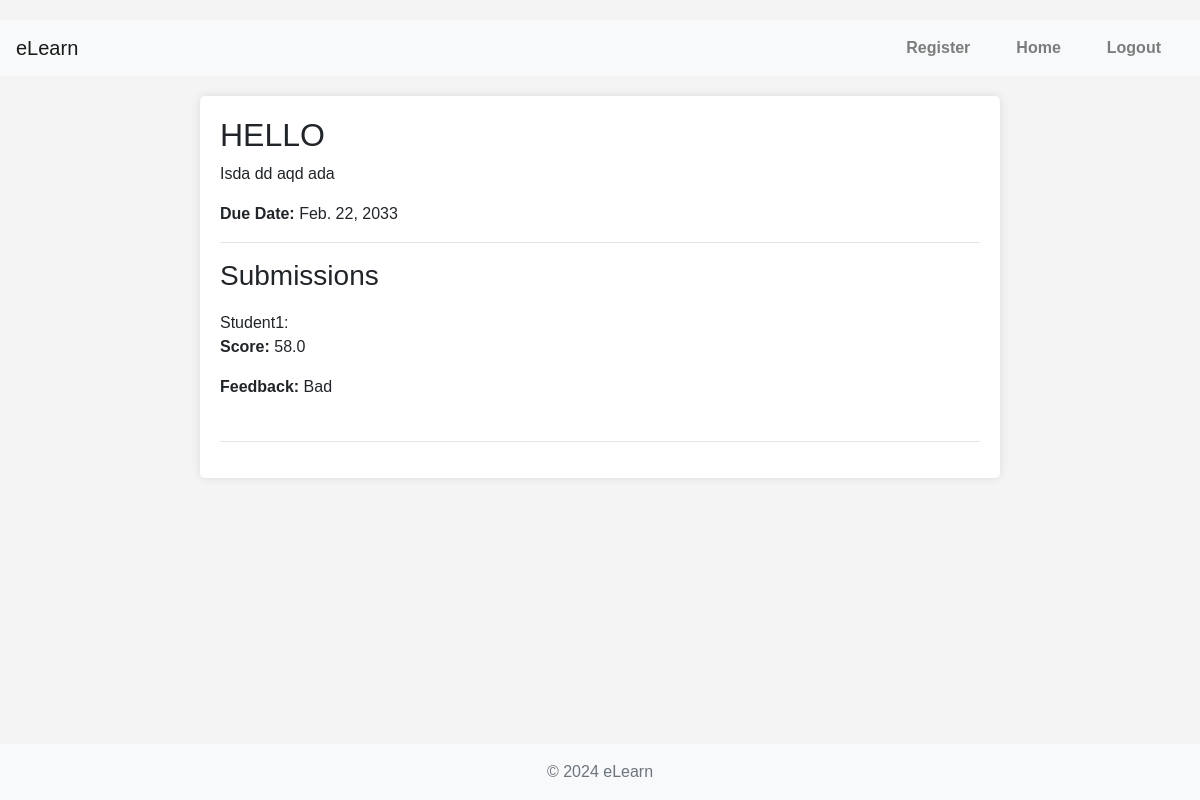
Screenshot of /assignments/13/ (signed in) with the database file from the repository.
### assignments/models.py (models this page shows, shortened)
class Assignment(models.Model):
    title = models.CharField(max_length=100)
    description = models.TextField()
    due_date = models.DateField()
    course = models.ForeignKey(Course, on_delete=models.CASCADE, related_name='assignments')
    total_marks = models.FloatField(default=100)

class Submission(models.Model):
    assignment = models.ForeignKey(Assignment, on_delete=models.CASCADE, related_name='submissions')
    student = models.ForeignKey(User, on_delete=models.CASCADE, related_name='submissions')
    content = models.TextField()
    submitted_at = models.DateTimeField(auto_now_add=True)

class Grade(models.Model):
    submission = models.OneToOneField(Submission, on_delete=models.CASCADE, related_name='grade')
    score = models.FloatField()
    feedback = models.TextField(null=True, blank=True)

### core/models.py (models this page shows, shortened)
class User(AbstractUser):
    USER_TYPE_CHOICES = (
        ('student', 'Student'),
        ('teacher', 'Teacher'),
    )
    is_student = models.BooleanField(default=False)
    is_teacher = models.BooleanField(default=False)
    profile_picture = models.ImageField(upload_to='profile_pictures/', null=True, blank=True)
    bio = models.TextField(null=True, blank=True)
    phone_number = models.CharField(max_length=15, null=True, blank=True)
    address = models.CharField(max_length=255, null=True, blank=True)
    date_of_birth = models.DateField(null=True, blank=True)
    user_type = models.CharField(max_length=20, choices=USER_TYPE_CHOICES, default='student')
    USERNAME_FIELD = 'username'
    groups = models.ManyToManyField(
        Group,
        related_name='custom_user_groups',  # Add related_name to avoid clash
        blank=True,
        help_text='The groups this user belongs to. A user will get all permissions granted to each of their groups.',
        verbose_name='groups',
    )
    user_permissions = models.ManyToManyField(
        Permission,
        related_name='custom_user_permissions',  # Add related_name to avoid clash
        blank=True,
        help_text='Specific permissions for this user.',
        verbose_name='user permissions',
    )

### assignments/views.py (the view)
# urls.py: path('<int:pk>/', AssignmentDetailView.as_view(), name='assignment_detail'),
@method_decorator(login_required, name='dispatch')
class AssignmentDetailView(View):
    def get(self, request, pk):
        assignment = get_object_or_404(Assignment, pk=pk)
        submissions = assignment.submissions.all()
        user_submission_exists = submissions.filter(student=request.user).exists()
        is_teacher = assignment.course.teacher == request.user
        return render(request, 'assignments/assignment_detail.html', {
            'assignment': assignment,
            'submissions': submissions,
            'user_submission_exists': user_submission_exists,
            'is_teacher': is_teacher
        })

### templates/assignments/assignment_detail.html (shortened to what this page needs)
{% extends "core/base.html" %}
{% block content %}
<div class="assignment-container">
    <h2>{{ assignment.title }}</h2>
    <p>{{ assignment.description }}</p>
    <p><strong>Due Date:</strong> {{ assignment.due_date }}</p>
    <hr>
    <h3>Submissions</h3>
    <ul>
        {% for submission in submissions %}
            <li>
                {{ submission.student.username }}:
                {% if submission.student == request.user %}
                    {% if submission.grade %}
                        <p><strong>Score:</strong> {{ submission.grade.score }}</p>
                        <p><strong>Feedback:</strong> {{ submission.grade.feedback }}</p>
                    {% else %}
                        <p>Not graded yet</p>
                    {% endif %}
                {% endif %}
            </li>
        {% endfor %}
    </ul>
    <hr>
</div>
{% endblock %}

### static/css/main.css (style rules this page uses)
body { font-family: Arial, sans-serif; background-color: #f4f4f4; margin: 0; padding: 0; display: flex; flex-direction: column; min-height: 100vh; padding-top: 20px; }

### static/css/assignments.css (style rules this page uses)
.course-container, .assignment-container { background-color: #fff; padding: 20px; border-radius: 5px; box-shadow: 0 0 10px rgba(0, 0, 0, 0.1); margin: 20px auto; max-width: 800px; }
.course-container h2, .assignment-container h2 { margin-top: 0; }
.course-container ul, .assignment-container ul { list-style: none; padding: 0; }
.course-container ul li, .assignment-container ul li { padding: 10px 0; border-bottom: 1px solid #eee; }
.course-container ul li:last-child, .assignment-container ul li:last-child { border-bottom: none; }

### rows the page displays
Assignment: title "HELLO", description "Isda dd aqd ada", due_date "Feb. 22, 2033"
Submission: student.username "Student1", grade.score "58.0", grade.feedback "Bad"
